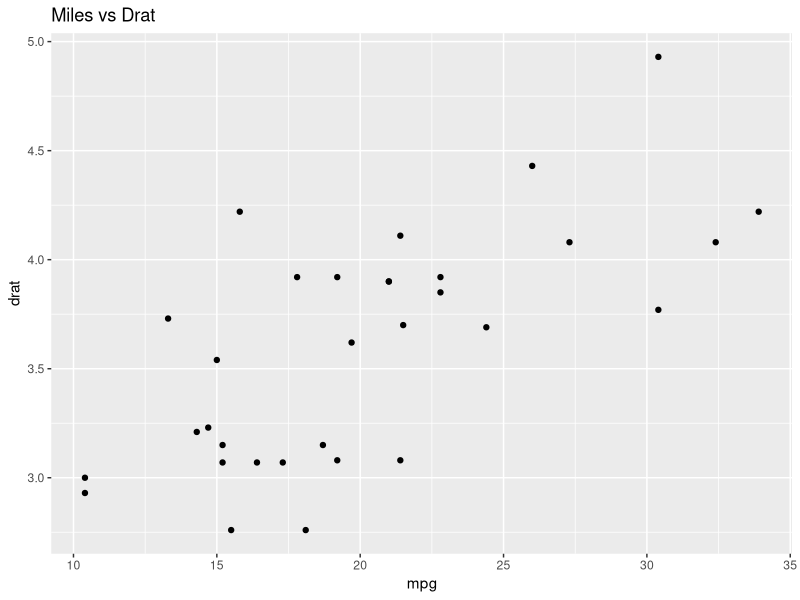

Write R code to recreate this figure.
# Charger la bibliothèque ggplot2
  library(ggplot2)
  
  # Créer un nuage de points avec ggplot2 et ajouter un titre
  ggplot(mtcars, aes(x = mpg, y = drat)) +
    geom_point() +  # Nuage de points
    labs(title = "Miles vs Drat")  # Ajouter un titre à la parcelle